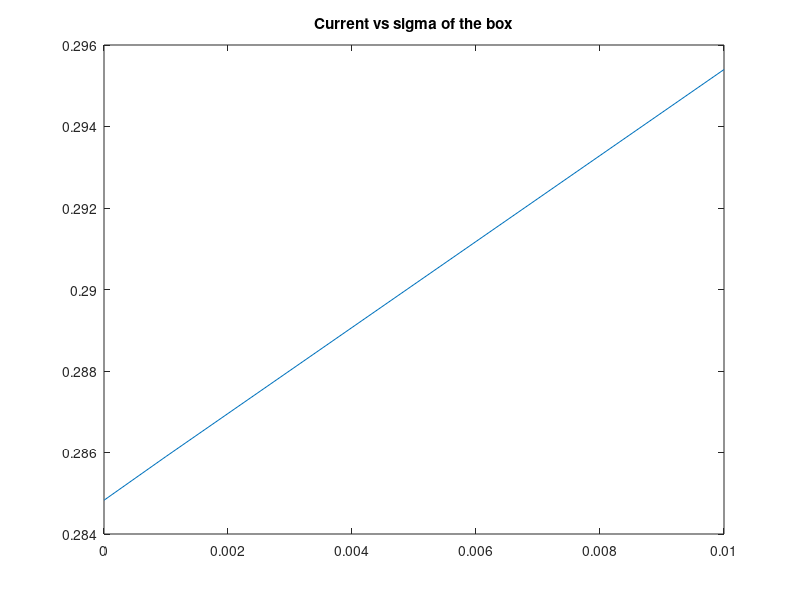

Source code (MATLAB):
clear;
clc;

N=100;
si=10^-2;
for l=1:N
    V0=1;
    so=1;
    W=20;
    L=30;
    Wb=(2/5)*W;
    Lb=(1/3)*L;
    
    for i=1:W
        for j=1:L
            n = i+(j-1)*W;
            if (j>Lb && j<2*Lb) && (i<Wb || i>(W-Wb))
                sigma(i,j)=si;
            else
                sigma(i,j)=so;
            end
            sigmaV(n) = sigma(i,j);
        end
    end
    
    G=sparse(W*L,W*L);
    
    %n:i,j
    %nl:i,j-1
    %nr:i,j+1
    for i=1:(W*L)
        if i <= W || i > (L-1)*W
            G(i,i)=1;
        end
    end
    
    for j=2:(L-1)
        for i=1:W
            n = i+(j-1)*W;
            a= i+(j-2)*W;
            d= i+j*W;
            w= (i-1)+(j-1)*W;
            s= (i+1)+(j-1)*W;
            
            if i==1
                G(n,s)=1/(1/sigma(n) + 1/sigma(s));
                G(n,a)=1/(1/sigma(n) + 1/sigma(a));
                G(n,d)=1/(1/sigma(n) + 1/sigma(d));
                G(n,n)=-(G(n,s) + G(n,a) + G(n,d));
            elseif i==W
                G(n,w)=1/(1/sigma(n) + 1/sigma(w));
                G(n,a)=1/(1/sigma(n) + 1/sigma(a));
                G(n,d)=1/(1/sigma(n) + 1/sigma(d));
                G(n,n)=-(G(n,w) + G(n,a) + G(n,d));
            else
                G(n,s)=1/(1/sigma(n) + 1/sigma(s));
                G(n,w)=1/(1/sigma(n) + 1/sigma(w));
                G(n,a)=1/(1/sigma(n) + 1/sigma(a));
                G(n,d)=1/(1/sigma(n) + 1/sigma(d));
                G(n,n)=-(G(n,w) + G(n,a) + G(n,d) + G(n,s));
            end
            
        end
    end
    
    F=sparse(W*L,1);
    for i=1:(W*L)
        if i <= W
            F(i,1)=V0;
        end
    end
    
    V=G\F;
    for i=1:W
        for j=1:L
            n=i+(j-1)*W;
            Emap(i,j) = V(n);
        end
    end
    
    [X Y]=gradient(Emap);
    
    Ex=-X;
    Ey=-Y;
    
    for i=1:W
        for j=1:L
            if (j>Lb && j<2*Lb) && (i<Wb || i>(W-Wb))
                Jx=Ex*si;
                Jy=Ey*si;
            else
                Jx=Ex*so;
                Jy=Ey*so;
            end
        end
    end
    J=sqrt(Jx.*Jx+Jy.*Jy);
    
    % I = J*A; Suppose we are interested in the current coming out from the
    % right side of the conductor
    I=0;
    for i=1:W
        I=J(i,L)+I;
    end
    II(l)=I;
    sob(l)=si;
    
    fprintf('Current is %f --- (%i/%i)\n',I,l,N);
    si=si*0.1;
end
figure(1);
plot(sob,II);
title('Current vs sigma of the box');